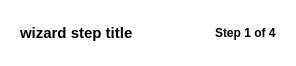
    <widget class="QWidget" name="widget_7" native="true">
     <property name="minimumSize">
      <size>
       <width>0</width>
       <height>66</height>
      </size>
     </property>
     <property name="maximumSize">
      <size>
       <width>16777215</width>
       <height>66</height>
      </size>
     </property>
     <property name="palette">
      <palette>
       <active>
        <colorrole role="Button">
         <brush brushstyle="SolidPattern">
          <color alpha="255">
           <red>255</red>
           <green>255</green>
           <blue>255</blue>
          </color>
         </brush>
        </colorrole>
        <colorrole role="Midlight">
         <brush brushstyle="SolidPattern">
          <color alpha="255">
           <red>255</red>
           <green>255</green>
           <blue>255</blue>
          </color>
         </brush>
        </colorrole>
        <colorrole role="Base">
         <brush brushstyle="SolidPattern">
          <color alpha="255">
           <red>255</red>
           <green>255</green>
           <blue>255</blue>
          </color>
         </brush>
        </colorrole>
        <colorrole role="Window">
         <brush brushstyle="SolidPattern">
          <color alpha="255">
           <red>255</red>
           <green>255</green>
           <blue>255</blue>
          </color>
         </brush>
        </colorrole>
       </active>
       <inactive>
        <colorrole role="Button">
         <brush brushstyle="SolidPattern">
          <color alpha="255">
           <red>255</red>
           <green>255</green>
           <blue>255</blue>
          </color>
         </brush>
        </colorrole>
        <colorrole role="Midlight">
         <brush brushstyle="SolidPattern">
          <color alpha="255">
           <red>255</red>
           <green>255</green>
           <blue>255</blue>
          </color>
         </brush>
        </colorrole>
        <colorrole role="Base">
         <brush brushstyle="SolidPattern">
          <color alpha="255">
           <red>255</red>
           <green>255</green>
           <blue>255</blue>
          </color>
         </brush>
        </colorrole>
        <colorrole role="Window">
         <brush brushstyle="SolidPattern">
          <color alpha="255">
           <red>255</red>
           <green>255</green>
           <blue>255</blue>
          </color>
         </brush>
        </colorrole>
       </inactive>
       <disabled>
        <colorrole role="Button">
         <brush brushstyle="SolidPattern">
          <color alpha="255">
           <red>255</red>
           <green>255</green>
           <blue>255</blue>
          </color>
         </brush>
        </colorrole>
        <colorrole role="Midlight">
         <brush brushstyle="SolidPattern">
          <color alpha="255">
           <red>255</red>
           <green>255</green>
           <blue>255</blue>
          </color>
         </brush>
        </colorrole>
        <colorrole role="Base">
         <brush brushstyle="SolidPattern">
          <color alpha="255">
           <red>255</red>
           <green>255</green>
           <blue>255</blue>
          </color>
         </brush>
        </colorrole>
        <colorrole role="Window">
         <brush brushstyle="SolidPattern">
          <color alpha="255">
           <red>255</red>
           <green>255</green>
           <blue>255</blue>
          </color>
         </brush>
        </colorrole>
       </disabled>
      </palette>
     </property>
     <property name="autoFillBackground">
      <bool>true</bool>
     </property>
     <layout class="QHBoxLayout">
      <item>
       <widget class="QWidget" name="widget_3" native="true">
        <layout class="QHBoxLayout">
         <property name="topMargin">
          <number>0</number>
         </property>
         <property name="bottomMargin">
          <number>0</number>
         </property>
         <item>
          <widget class="QLabel" name="lblCaption">
           <property name="sizePolicy">
            <sizepolicy hsizetype="Preferred" vsizetype="Minimum">
             <horstretch>0</horstretch>
             <verstretch>0</verstretch>
            </sizepolicy>
           </property>
           <property name="text">
            <string>&lt;html&gt;&lt;head&gt;&lt;meta name=&quot;qrichtext&quot; content=&quot;1&quot; /&gt;&lt;style type=&quot;text/css&quot;&gt;
p, li { white-space: pre-wrap; }
&lt;/style&gt;&lt;/head&gt;&lt;body style=&quot; font-family:'Fixed'; font-size:11pt; font-weight:400; font-style:normal;&quot;&gt;
&lt;p style=&quot; margin-top:0px; margin-bottom:0px; margin-left:0px; margin-right:0px; -qt-block-indent:0; text-indent:0px;&quot;&gt;&lt;span style=&quot; font-weight:600;&quot;&gt;wizard step title&lt;/span&gt;&lt;/p&gt;&lt;/body&gt;&lt;/html&gt;</string>
           </property>
           <property name="textInteractionFlags">
            <set>Qt::NoTextInteraction</set>
           </property>
          </widget>
         </item>
         <item>
          <spacer>
           <property name="orientation">
            <enum>Qt::Horizontal</enum>
           </property>
           <property name="sizeHint" stdset="0">
            <size>
             <width>76</width>
             <height>20</height>
            </size>
           </property>
          </spacer>
         </item>
         <item>
          <widget class="QLabel" name="lblStep">
           <property name="text">
            <string>&lt;b&gt;Step 1 of 4&lt;/b&gt;</string>
           </property>
          </widget>
         </item>
        </layout>
       </widget>
      </item>
     </layout>
    </widget>
